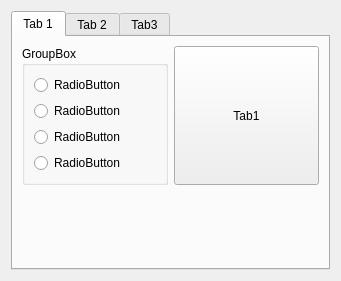
<?xml version="1.0" encoding="UTF-8"?>
<ui version="4.0">
 <class>Widget</class>
 <widget class="QWidget" name="Widget">
  <property name="geometry">
   <rect>
    <x>0</x>
    <y>0</y>
    <width>341</width>
    <height>281</height>
   </rect>
  </property>
  <property name="windowTitle">
   <string>Widget</string>
  </property>
  <layout class="QHBoxLayout" name="horizontalLayout_2">
   <item>
    <widget class="QTabWidget" name="tabWidget">
     <property name="currentIndex">
      <number>0</number>
     </property>
     <widget class="QWidget" name="tab">
      <attribute name="title">
       <string>Tab 1</string>
      </attribute>
      <layout class="QVBoxLayout" name="verticalLayout_2">
       <item>
        <layout class="QHBoxLayout" name="horizontalLayout">
         <item>
          <widget class="QGroupBox" name="groupBox">
           <property name="title">
            <string>GroupBox</string>
           </property>
           <layout class="QVBoxLayout" name="verticalLayout">
            <item>
             <widget class="QRadioButton" name="radioButton">
              <property name="text">
               <string>RadioButton</string>
              </property>
             </widget>
            </item>
            <item>
             <widget class="QRadioButton" name="radioButton_2">
              <property name="text">
               <string>RadioButton</string>
              </property>
             </widget>
            </item>
            <item>
             <widget class="QRadioButton" name="radioButton_3">
              <property name="text">
               <string>RadioButton</string>
              </property>
             </widget>
            </item>
            <item>
             <widget class="QRadioButton" name="radioButton_4">
              <property name="text">
               <string>RadioButton</string>
              </property>
             </widget>
            </item>
           </layout>
          </widget>
         </item>
         <item>
          <widget class="QPushButton" name="tabOneBtn">
           <property name="sizePolicy">
            <sizepolicy hsizetype="Minimum" vsizetype="Expanding">
             <horstretch>0</horstretch>
             <verstretch>0</verstretch>
            </sizepolicy>
           </property>
           <property name="text">
            <string>Tab1</string>
           </property>
          </widget>
         </item>
        </layout>
       </item>
       <item>
        <spacer name="verticalSpacer">
         <property name="orientation">
          <enum>Qt::Vertical</enum>
         </property>
         <property name="sizeHint" stdset="0">
          <size>
           <width>20</width>
           <height>73</height>
          </size>
         </property>
        </spacer>
       </item>
      </layout>
     </widget>
     <widget class="QWidget" name="tab_2">
      <attribute name="title">
       <string>Tab 2</string>
      </attribute>
      <layout class="QVBoxLayout" name="verticalLayout_4">
       <item>
        <layout class="QVBoxLayout" name="verticalLayout_3">
         <item>
          <widget class="QPushButton" name="pushButton_2">
           <property name="text">
            <string>Tab2</string>
           </property>
          </widget>
         </item>
         <item>
          <widget class="QPushButton" name="pushButton_3">
           <property name="text">
            <string>PushButton</string>
           </property>
          </widget>
         </item>
         <item>
          <widget class="QPushButton" name="pushButton_4">
           <property name="text">
            <string>PushButton</string>
           </property>
          </widget>
         </item>
         <item>
          <spacer name="verticalSpacer_2">
           <property name="orientation">
            <enum>Qt::Vertical</enum>
           </property>
           <property name="sizeHint" stdset="0">
            <size>
             <width>20</width>
             <height>40</height>
            </size>
           </property>
          </spacer>
         </item>
        </layout>
       </item>
      </layout>
     </widget>
     <widget class="QWidget" name="tab_3">
      <attribute name="title">
       <string>Tab3</string>
      </attribute>
      <layout class="QVBoxLayout" name="verticalLayout_7">
       <item>
        <widget class="QGroupBox" name="groupBox_2">
         <property name="title">
          <string>About</string>
         </property>
         <layout class="QVBoxLayout" name="verticalLayout_5">
          <item>
           <widget class="QLabel" name="label">
            <property name="sizePolicy">
             <sizepolicy hsizetype="Preferred" vsizetype="Preferred">
              <horstretch>0</horstretch>
              <verstretch>0</verstretch>
             </sizepolicy>
            </property>
            <property name="text">
             <string>A Raisehand Software Private Limited Production 2018 - 2022</string>
            </property>
            <property name="wordWrap">
             <bool>true</bool>
            </property>
           </widget>
          </item>
         </layout>
        </widget>
       </item>
       <item>
        <layout class="QHBoxLayout" name="horizontalLayout_3">
         <item>
          <widget class="QListWidget" name="listWidget"/>
         </item>
         <item>
          <layout class="QVBoxLayout" name="verticalLayout_6">
           <item>
            <widget class="QPushButton" name="pushButton_5">
             <property name="text">
              <string>PushButton</string>
             </property>
            </widget>
           </item>
           <item>
            <spacer name="verticalSpacer_3">
             <property name="orientation">
              <enum>Qt::Vertical</enum>
             </property>
             <property name="sizeHint" stdset="0">
              <size>
               <width>20</width>
               <height>40</height>
              </size>
             </property>
            </spacer>
           </item>
          </layout>
         </item>
        </layout>
       </item>
      </layout>
     </widget>
    </widget>
   </item>
  </layout>
 </widget>
 <resources/>
 <connections/>
</ui>
